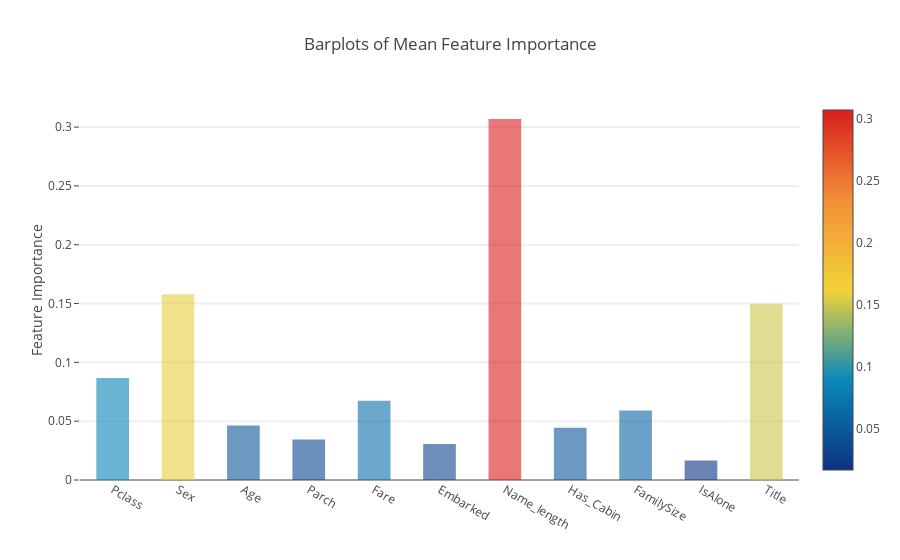

Notebook code cell kept with this figure:
### Code cell
#visualize the mean feature
y = feature_dataframe['mean'].values
x = feature_dataframe['features'].values
data = [go.Bar(x= x,
               y= y,
               width = 0.5,
               marker=dict(color=feature_dataframe['mean'].values,
                           colorscale='Portland',
                           showscale=True,
                           reversescale = False),
               opacity=0.6)]

layout= go.Layout(autosize= True,
                  title= 'Barplots of Mean Feature Importance',
                  hovermode= 'closest',
                  yaxis=dict(title= 'Feature Importance',
                             ticklen= 5,
                             gridwidth= 2),
                  showlegend= False)

fig = go.Figure(data=data, layout=layout)

py.iplot(fig, filename='bar-direct-labels')

### Figure 1 — Plotly figure (JSON) as saved in the notebook; plotly's stock layout.template omitted (floating-point values rounded to 4 significant figures)
{"data": [{"type": "bar", "x": ["Pclass", "Sex", "Age", "Parch", "Fare", "Embarked", "Name_length", "Has_Cabin", "FamilySize", "IsAlone", "Title"], "y": [0.08665, 0.1579, 0.04623, 0.03447, 0.06734, 0.03062, 0.3069, 0.04446, 0.05901, 0.01648, 0.1499], "width": 0.5, "marker": {"color": [0.08665, 0.1579, 0.04623, 0.03447, 0.06734, 0.03062, 0.3069, 0.04446, 0.05901, 0.01648, 0.1499], "colorscale": "Portland", "showscale": true, "reversescale": false}, "opacity": 0.6}], "layout": {"autosize": true, "title": {"text": "Barplots of Mean Feature Importance"}, "hovermode": "closest", "yaxis": {"title": {"text": "Feature Importance"}, "ticklen": 5, "gridwidth": 2, "type": "linear", "range": [0, 0.323], "autorange": true}, "showlegend": false, "xaxis": {"type": "category", "range": [-0.5, 10.5], "autorange": true}}}
